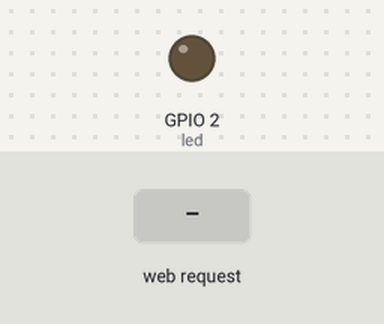
Bench run of a sketch on a simulated ESP8266 (NodeMCU). Parts: output pins drawn as LEDs (lit = HIGH). Dashed ring = blinking. The test bench sets the inputs (shaded band). WiFi joins after 1.5 s; servers stay silent unless stated; what the sketch prints to the serial monitor is not drawn.

Above: at 2.7 s.
2.8 s: HTTP request GET /1/ received
At 4.6 s:
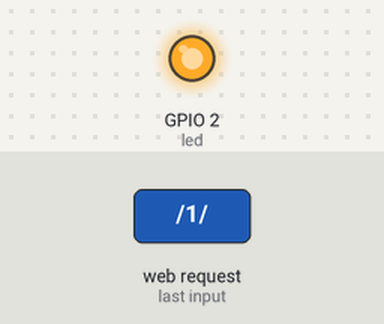
5.8 s: HTTP request GET /2/ received
At 7.1 s:
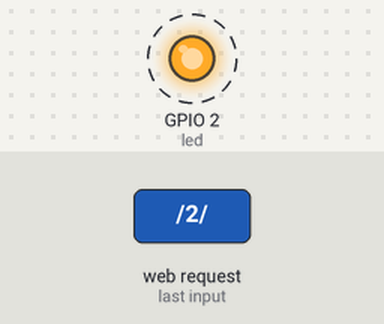
8.8 s: HTTP request GET /3/ received
Timing chart, 0 to 16.3 s (numbered marks = the images above; inputs shaded):
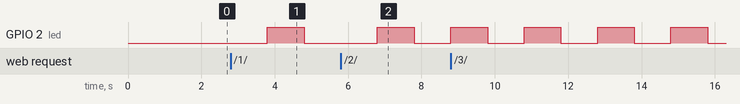

Measured:
- after the input at 2.8 s, GPIO 2 (led): LOW → HIGH after 1.0 s, → LOW 1.0 s later
- after the input at 5.8 s, GPIO 2 (led): LOW → HIGH after 1.0 s, → LOW 1.0 s later

The sketch:

9_ESP8266WebServer_9BTCockpit.ino
```cpp
/*simulate RC control panel
123     ↖  ↑  ↗
456 =   ←  ㊣  →
789     ↙  ↓  ↘
L = turn left; R = turn right
*/
#include <ESP8266WiFi.h>
#include <WiFiClient.h>
#include <ESP8266WebServer.h>
#include <ESP8266mDNS.h>

#ifndef STASSID
#define STASSID "CU_W"
#define STAPSK "Aa123456"
#endif

const char* ssid = STASSID;
const char* password = STAPSK;
ESP8266WebServer server(80);
const int led = 2;

const String postForms =
"<!DOCTYPE html>\
<html>\
<head>\
<meta charset=\"utf-8\">\
<title>Lynn's cockpit</title>\
<style>input[type=submit]{width: 100px;height: 50px;}\
form{margin:2px;display: inline}</style>\
</head>\
<body>\
<form action=\"/1/\" method=\"post\" target=\"nm_iframe\"> <input type=\"submit\" value=\"1\"></form>\
<form action=\"/2/\" method=\"post\" target=\"nm_iframe\"> <input type=\"submit\" value=\"2\"></form>\
<form action=\"/3/\" method=\"post\" target=\"nm_iframe\"> <input type=\"submit\" value=\"3\"></form><br>\
<form action=\"/4/\" method=\"post\" target=\"nm_iframe\"> <input type=\"submit\" value=\"4\"></form>\
<form action=\"/5/\" method=\"post\" target=\"nm_iframe\"> <input type=\"submit\" value=\"5\"></form>\
<form action=\"/6/\" method=\"post\" target=\"nm_iframe\"> <input type=\"submit\" value=\"6\"></form><br>\
<form action=\"/7/\" method=\"post\" target=\"nm_iframe\"> <input type=\"submit\" value=\"7\"></form>\
<form action=\"/8/\" method=\"post\" target=\"nm_iframe\"> <input type=\"submit\" value=\"8\"></form>\
<form action=\"/9/\" method=\"post\" target=\"nm_iframe\"> <input type=\"submit\" value=\"9\"></form><br>\
<form action=\"/L/\" method=\"post\" target=\"nm_iframe\"> <input type=\"submit\" value=\"L\"></form>\
<form action=\"/R/\" method=\"post\" target=\"nm_iframe\"> <input type=\"submit\" value=\"R\"></form><br>\
<iframe id=\"id_iframe\" name=\"nm_iframe\" style=\"display:none;\"></iframe>\
</body>\
</html>";

void handleRoot() {
  digitalWrite(led, HIGH);
  server.send(200, "text/html", postForms);
  digitalWrite(led, LOW);
}

void handle1() {
  for(int i=0; i < 1; i++){
    digitalWrite(led, LOW);
    delay(1000);
    digitalWrite(led, HIGH);
    delay(1000);
  }
  digitalWrite(led, LOW);
}

void handle2() {
for(int i=0;i < 2; i++){
    digitalWrite(led, LOW);
    delay(1000);
    digitalWrite(led, HIGH);
    delay(1000);
  }
  digitalWrite(led, LOW);
}

void handle3() {
for(int i=0;i < 3; i++){
    digitalWrite(led, LOW);
    delay(1000);
    digitalWrite(led, HIGH);
    delay(1000);
  }
  digitalWrite(led, LOW);
 }

// void handleNotFound() {
//   digitalWrite(led, HIGH);
//   String message = "File Not Found\n\n";
//   message += "URI: ";
//   message += server.uri();
//   message += "\nMethod: ";
//   message += (server.method() == HTTP_GET) ? "GET" : "POST";
//   message += "\nArguments: ";
//   message += server.args();
//   message += "\n";
//   for (uint8_t i = 0; i < server.args(); i++) { message += " " + server.argName(i) + ": " + server.arg(i) + "\n"; }
//   server.send(404, "text/plain", message);
//   digitalWrite(led, LOW);
// }

void setup(void) {
  pinMode(led, OUTPUT);
  digitalWrite(led, LOW);
  Serial.begin(9600);
  WiFi.begin(ssid, password);
  Serial.println("");

  // Wait for connection
  while (WiFi.status() != WL_CONNECTED) {
    delay(500);
    Serial.print(".");
  }
  Serial.println("");
  Serial.print("Connected to ");
  Serial.println(ssid);
  Serial.print("IP address: ");
  Serial.println(WiFi.localIP());

  if (MDNS.begin("esp8266")) { Serial.println("MDNS responder started"); }
  server.on("/", handleRoot);
  // server.on("/postplain/", handlePlain);
  // server.on("/postform/", handleForm);
  server.on("/1/", handle1);
  server.on("/2/", handle2);
  server.on("/3/", handle3);
  // server.onNotFound(handleNotFound);

  server.begin();
  Serial.println("HTTP server started");
}

void loop(void) {
  server.handleClient();
}
```
